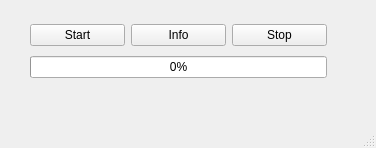
<?xml version="1.0" encoding="UTF-8"?>
<ui version="4.0">
 <class>Widget</class>
 <widget class="QMainWindow" name="Widget">
  <property name="geometry">
   <rect>
    <x>0</x>
    <y>0</y>
    <width>376</width>
    <height>148</height>
   </rect>
  </property>
  <property name="windowTitle">
   <string>Widget</string>
  </property>
  <widget class="QWidget" name="centralwidget">
   <widget class="QWidget" name="layoutWidget">
    <property name="geometry">
     <rect>
      <x>30</x>
      <y>20</y>
      <width>297</width>
      <height>63</height>
     </rect>
    </property>
    <layout class="QVBoxLayout" name="verticalLayout">
     <item>
      <layout class="QHBoxLayout" name="horizontalLayout">
       <item>
        <widget class="QPushButton" name="pbStart">
         <property name="text">
          <string>Start</string>
         </property>
        </widget>
       </item>
       <item>
        <widget class="QPushButton" name="pbInfo">
         <property name="text">
          <string>Info</string>
         </property>
        </widget>
       </item>
       <item>
        <widget class="QPushButton" name="pbStop">
         <property name="text">
          <string>Stop</string>
         </property>
        </widget>
       </item>
      </layout>
     </item>
     <item>
      <widget class="QProgressBar" name="progressBar">
       <property name="value">
        <number>0</number>
       </property>
      </widget>
     </item>
    </layout>
   </widget>
  </widget>
  <widget class="QMenuBar" name="menubar">
   <property name="geometry">
    <rect>
     <x>0</x>
     <y>0</y>
     <width>376</width>
     <height>26</height>
    </rect>
   </property>
  </widget>
  <widget class="QStatusBar" name="statusbar"/>
 </widget>
 <resources/>
 <connections/>
</ui>
